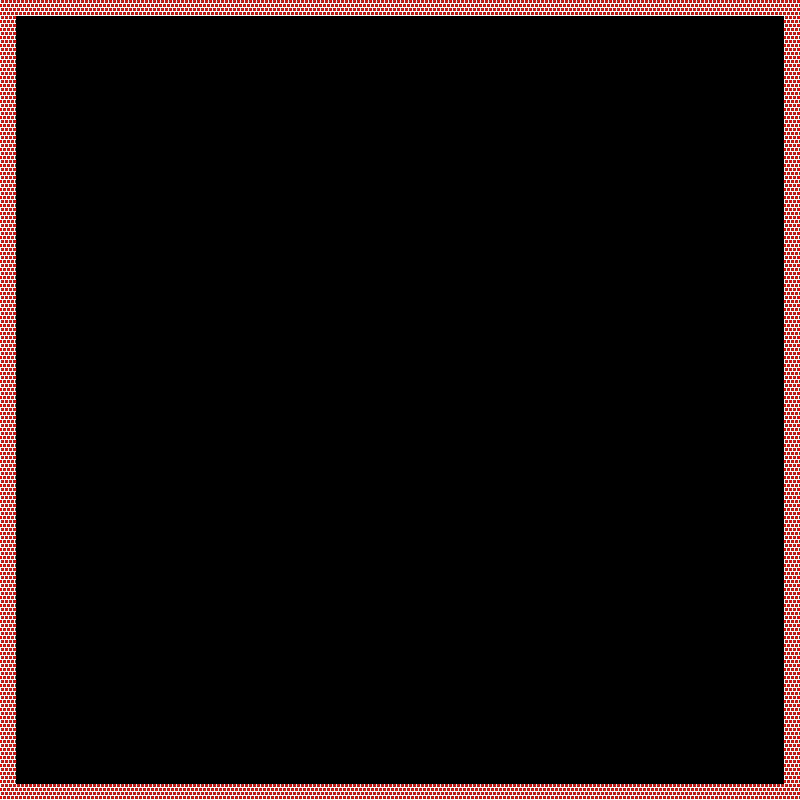

Tiled map render using the project's own tile images. Description and the whole map definition, tile-layer contents included, below:
An orthogonal 50x50 tile map with 16x16 px tiles, 1 tile layer (Tile Layer 1).

<map version="1.8" tiledversion="1.8.2" orientation="orthogonal" renderorder="right-down" width="50" height="50" tilewidth="16" tileheight="16" infinite="0" nextlayerid="2" nextobjectid="1">
 <tileset firstgid="1" source="WinColl.tsx" />
 <layer id="1" name="Tile Layer 1" width="50" height="50">
  <data encoding="csv">
11,11,11,11,11,11,11,11,11,11,11,11,11,11,11,11,11,11,11,11,11,11,11,11,11,11,11,11,11,11,11,11,11,11,11,11,11,11,11,11,11,11,11,11,11,11,11,11,11,11,
11,10,10,10,10,10,10,10,10,10,10,10,10,10,10,10,10,10,10,10,10,10,10,10,10,10,10,10,10,10,10,10,10,10,10,10,10,10,10,10,10,10,10,10,10,10,10,10,10,11,
11,10,10,10,10,10,10,10,10,10,10,10,10,10,10,10,10,10,10,10,10,10,10,10,10,10,10,10,10,10,10,10,10,10,10,10,10,10,10,10,10,10,10,10,10,10,10,10,10,11,
11,10,10,10,10,10,10,10,10,10,10,10,10,10,10,10,10,10,10,10,10,10,10,10,10,10,10,10,10,10,10,10,10,10,10,10,10,10,10,10,10,10,10,10,10,10,10,10,10,11,
11,10,10,10,10,10,10,10,10,10,10,10,10,10,10,10,10,10,10,10,10,10,10,10,10,10,10,10,10,10,10,10,10,10,10,10,10,10,10,10,10,10,10,10,10,10,10,10,10,11,
11,10,10,10,10,10,10,10,10,10,10,10,10,10,10,10,10,10,10,10,10,10,10,10,10,10,10,10,10,10,10,10,10,10,10,10,10,10,10,10,10,10,10,10,10,10,10,10,10,11,
11,10,10,10,10,10,10,10,10,10,10,10,10,10,10,10,10,10,10,10,10,10,10,10,10,10,10,10,10,10,10,10,10,10,10,10,10,10,10,10,10,10,10,10,10,10,10,10,10,11,
11,10,10,10,10,10,10,10,10,10,10,10,10,10,10,10,10,10,10,10,10,10,10,10,10,10,10,10,10,10,10,10,10,10,10,10,10,10,10,10,10,10,10,10,10,10,10,10,10,11,
11,10,10,10,10,10,10,10,10,10,10,10,10,10,10,10,10,10,10,10,10,10,10,10,10,10,10,10,10,10,10,10,10,10,10,10,10,10,10,10,10,10,10,10,10,10,10,10,10,11,
11,10,10,10,10,10,10,10,10,10,10,10,10,10,10,10,10,10,10,10,10,10,10,10,10,10,10,10,10,10,10,10,10,10,10,10,10,10,10,10,10,10,10,10,10,10,10,10,10,11,
11,10,10,10,10,10,10,10,10,10,10,10,10,10,10,10,10,10,10,10,10,10,10,10,10,10,10,10,10,10,10,10,10,10,10,10,10,10,10,10,10,10,10,10,10,10,10,10,10,11,
11,10,10,10,10,10,10,10,10,10,10,10,10,10,10,10,10,10,10,10,10,10,10,10,10,10,10,10,10,10,10,10,10,10,10,10,10,10,10,10,10,10,10,10,10,10,10,10,10,11,
11,10,10,10,10,10,10,10,10,10,10,10,10,10,10,10,10,10,10,10,10,10,10,10,10,10,10,10,10,10,10,10,10,10,10,10,10,10,10,10,10,10,10,10,10,10,10,10,10,11,
11,10,10,10,10,10,10,10,10,10,10,10,10,10,10,10,10,10,10,10,10,10,10,10,10,10,10,10,10,10,10,10,10,10,10,10,10,10,10,10,10,10,10,10,10,10,10,10,10,11,
11,10,10,10,10,10,10,10,10,10,10,10,10,10,10,10,10,10,10,10,10,10,10,10,10,10,10,10,10,10,10,10,10,10,10,10,10,10,10,10,10,10,10,10,10,10,10,10,10,11,
11,10,10,10,10,10,10,10,10,10,10,10,10,10,10,10,10,10,10,10,10,10,10,10,10,10,10,10,10,10,10,10,10,10,10,10,10,10,10,10,10,10,10,10,10,10,10,10,10,11,
11,10,10,10,10,10,10,10,10,10,10,10,10,10,10,10,10,10,10,10,10,10,10,10,10,10,10,10,10,10,10,10,10,10,10,10,10,10,10,10,10,10,10,10,10,10,10,10,10,11,
11,10,10,10,10,10,10,10,10,10,10,10,10,10,10,10,10,10,10,10,10,10,10,10,10,10,10,10,10,10,10,10,10,10,10,10,10,10,10,10,10,10,10,10,10,10,10,10,10,11,
11,10,10,10,10,10,10,10,10,10,10,10,10,10,10,10,10,10,10,10,10,10,10,10,10,10,10,10,10,10,10,10,10,10,10,10,10,10,10,10,10,10,10,10,10,10,10,10,10,11,
11,10,10,10,10,10,10,10,10,10,10,10,10,10,10,10,10,10,10,10,10,10,10,10,10,10,10,10,10,10,10,10,10,10,10,10,10,10,10,10,10,10,10,10,10,10,10,10,10,11,
11,10,10,10,10,10,10,10,10,10,10,10,10,10,10,10,10,10,10,10,10,10,10,10,10,10,10,10,10,10,10,10,10,10,10,10,10,10,10,10,10,10,10,10,10,10,10,10,10,11,
11,10,10,10,10,10,10,10,10,10,10,10,10,10,10,10,10,10,10,10,10,10,10,10,10,10,10,10,10,10,10,10,10,10,10,10,10,10,10,10,10,10,10,10,10,10,10,10,10,11,
11,10,10,10,10,10,10,10,10,10,10,10,10,10,10,10,10,10,10,10,10,10,10,10,10,10,10,10,10,10,10,10,10,10,10,10,10,10,10,10,10,10,10,10,10,10,10,10,10,11,
11,10,10,10,10,10,10,10,10,10,10,10,10,10,10,10,10,10,10,10,10,10,10,10,10,10,10,10,10,10,10,10,10,10,10,10,10,10,10,10,10,10,10,10,10,10,10,10,10,11,
11,10,10,10,10,10,10,10,10,10,10,10,10,10,10,10,10,10,10,10,10,10,10,10,10,10,10,10,10,10,10,10,10,10,10,10,10,10,10,10,10,10,10,10,10,10,10,10,10,11,
11,10,10,10,10,10,10,10,10,10,10,10,10,10,10,10,10,10,10,10,10,10,10,10,10,10,10,10,10,10,10,10,10,10,10,10,10,10,10,10,10,10,10,10,10,10,10,10,10,11,
11,10,10,10,10,10,10,10,10,10,10,10,10,10,10,10,10,10,10,10,10,10,10,10,10,10,10,10,10,10,10,10,10,10,10,10,10,10,10,10,10,10,10,10,10,10,10,10,10,11,
11,10,10,10,10,10,10,10,10,10,10,10,10,10,10,10,10,10,10,10,10,10,10,10,10,10,10,10,10,10,10,10,10,10,10,10,10,10,10,10,10,10,10,10,10,10,10,10,10,11,
11,10,10,10,10,10,10,10,10,10,10,10,10,10,10,10,10,10,10,10,10,10,10,10,10,10,10,10,10,10,10,10,10,10,10,10,10,10,10,10,10,10,10,10,10,10,10,10,10,11,
11,10,10,10,10,10,10,10,10,10,10,10,10,10,10,10,10,10,10,10,10,10,10,10,10,10,10,10,10,10,10,10,10,10,10,10,10,10,10,10,10,10,10,10,10,10,10,10,10,11,
11,10,10,10,10,10,10,10,10,10,10,10,10,10,10,10,10,10,10,10,10,10,10,10,10,10,10,10,10,10,10,10,10,10,10,10,10,10,10,10,10,10,10,10,10,10,10,10,10,11,
11,10,10,10,10,10,10,10,10,10,10,10,10,10,10,10,10,10,10,10,10,10,10,10,10,10,10,10,10,10,10,10,10,10,10,10,10,10,10,10,10,10,10,10,10,10,10,10,10,11,
11,10,10,10,10,10,10,10,10,10,10,10,10,10,10,10,10,10,10,10,10,10,10,10,10,10,10,10,10,10,10,10,10,10,10,10,10,10,10,10,10,10,10,10,10,10,10,10,10,11,
11,10,10,10,10,10,10,10,10,10,10,10,10,10,10,10,10,10,10,10,10,10,10,10,10,10,10,10,10,10,10,10,10,10,10,10,10,10,10,10,10,10,10,10,10,10,10,10,10,11,
11,10,10,10,10,10,10,10,10,10,10,10,10,10,10,10,10,10,10,10,10,10,10,10,10,10,10,10,10,10,10,10,10,10,10,10,10,10,10,10,10,10,10,10,10,10,10,10,10,11,
11,10,10,10,10,10,10,10,10,10,10,10,10,10,10,10,10,10,10,10,10,10,10,10,10,10,10,10,10,10,10,10,10,10,10,10,10,10,10,10,10,10,10,10,10,10,10,10,10,11,
11,10,10,10,10,10,10,10,10,10,10,10,10,10,10,10,10,10,10,10,10,10,10,10,10,10,10,10,10,10,10,10,10,10,10,10,10,10,10,10,10,10,10,10,10,10,10,10,10,11,
11,10,10,10,10,10,10,10,10,10,10,10,10,10,10,10,10,10,10,10,10,10,10,10,10,10,10,10,10,10,10,10,10,10,10,10,10,10,10,10,10,10,10,10,10,10,10,10,10,11,
11,10,10,10,10,10,10,10,10,10,10,10,10,10,10,10,10,10,10,10,10,10,10,10,10,10,10,10,10,10,10,10,10,10,10,10,10,10,10,10,10,10,10,10,10,10,10,10,10,11,
11,10,10,10,10,10,10,10,10,10,10,10,10,10,10,10,10,10,10,10,10,10,10,10,10,10,10,10,10,10,10,10,10,10,10,10,10,10,10,10,10,10,10,10,10,10,10,10,10,11,
11,10,10,10,10,10,10,10,10,10,10,10,10,10,10,10,10,10,10,10,10,10,10,10,10,10,10,10,10,10,10,10,10,10,10,10,10,10,10,10,10,10,10,10,10,10,10,10,10,11,
11,10,10,10,10,10,10,10,10,10,10,10,10,10,10,10,10,10,10,10,10,10,10,10,10,10,10,10,10,10,10,10,10,10,10,10,10,10,10,10,10,10,10,10,10,10,10,10,10,11,
11,10,10,10,10,10,10,10,10,10,10,10,10,10,10,10,10,10,10,10,10,10,10,10,10,10,10,10,10,10,10,10,10,10,10,10,10,10,10,10,10,10,10,10,10,10,10,10,10,11,
11,10,10,10,10,10,10,10,10,10,10,10,10,10,10,10,10,10,10,10,10,10,10,10,10,10,10,10,10,10,10,10,10,10,10,10,10,10,10,10,10,10,10,10,10,10,10,10,10,11,
11,10,10,10,10,10,10,10,10,10,10,10,10,10,10,10,10,10,10,10,10,10,10,10,10,10,10,10,10,10,10,10,10,10,10,10,10,10,10,10,10,10,10,10,10,10,10,10,10,11,
11,10,10,10,10,10,10,10,10,10,10,10,10,10,10,10,10,10,10,10,10,10,10,10,10,10,10,10,10,10,10,10,10,10,10,10,10,10,10,10,10,10,10,10,10,10,10,10,10,11,
11,10,10,10,10,10,10,10,10,10,10,10,10,10,10,10,10,10,10,10,10,10,10,10,10,10,10,10,10,10,10,10,10,10,10,10,10,10,10,10,10,10,10,10,10,10,10,10,10,11,
11,10,10,10,10,10,10,10,10,10,10,10,10,10,10,10,10,10,10,10,10,10,10,10,10,10,10,10,10,10,10,10,10,10,10,10,10,10,10,10,10,10,10,10,10,10,10,10,10,11,
11,10,10,10,10,10,10,10,10,10,10,10,10,10,10,10,10,10,10,10,10,10,10,10,10,10,10,10,10,10,10,10,10,10,10,10,10,10,10,10,10,10,10,10,10,10,10,10,10,11,
11,11,11,11,11,11,11,11,11,11,11,11,11,11,11,11,11,11,11,11,11,11,11,11,11,11,11,11,11,11,11,11,11,11,11,11,11,11,11,11,11,11,11,11,11,11,11,11,11,11
</data>
 </layer>
</map>
